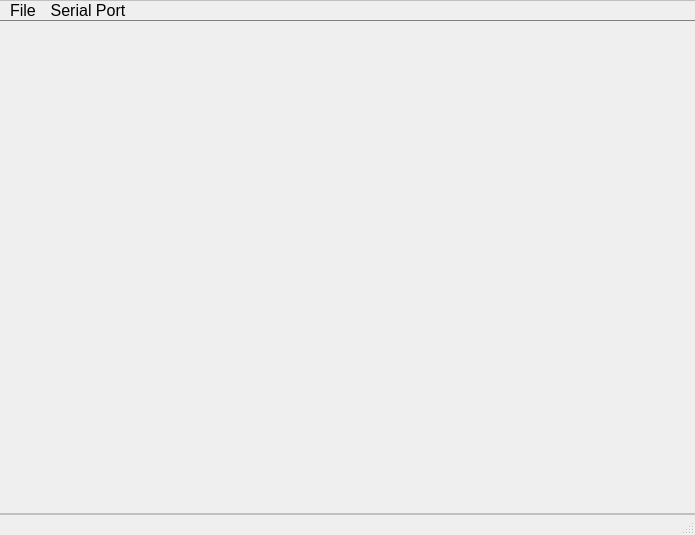
<?xml version="1.0" encoding="UTF-8"?>
<ui version="4.0">
 <class>MainWindow</class>
 <widget class="QMainWindow" name="MainWindow">
  <property name="geometry">
   <rect>
    <x>0</x>
    <y>0</y>
    <width>695</width>
    <height>535</height>
   </rect>
  </property>
  <property name="minimumSize">
   <size>
    <width>100</width>
    <height>100</height>
   </size>
  </property>
  <property name="windowTitle">
   <string>MainWindow</string>
  </property>
  <property name="styleSheet">
   <string notr="true">QMenuBar
 {
	background-color: qlineargradient(x1:0, y1:0, x2:0, y2:1,
                                         stop:0 #F7F7F7, stop:1 #E0E0E0);
	border-bottom: 1px outset grey;
	border-top: 1px outset grey;
	font-size: 16px;
}

QMenuBar::item
 {
	spacing: 3px;
	padding: 1px 4px;
	background: transparent;
	border-radius: 2px;
}

QMenuBar::item:selected 
{
	background: #A8A8A8;
}

QMenuBar::item:pressed
{
	background: #A8A8A8;
}

QMenu
{
	background-color: #D8D8D8;
	font-size: 16px;
}

QMenu::item
{
	padding: 2px 4px;
	background-color: #D8D8D8;
}

QMenu::item:selected
{
	background-color: #E0E0E0;
	padding: 2px 4px;
	border: 1px inset gray;
	border-radius: 2px;
	color: #000000;
}

QStatusBar
{
	border-top: 2px outset grey;
    background-color:qlineargradient(x1:0, y1:0, x2:0, y2:1,
                                         stop:0 #C7C7C7, stop:1 #E0E0E0);
}</string>
  </property>
  <widget class="QWidget" name="centralWidget"/>
  <widget class="QMenuBar" name="menuBar">
   <property name="geometry">
    <rect>
     <x>0</x>
     <y>0</y>
     <width>695</width>
     <height>24</height>
    </rect>
   </property>
   <widget class="QMenu" name="menuFile">
    <property name="title">
     <string>File</string>
    </property>
    <addaction name="actionSettings"/>
    <addaction name="actionDetect_System"/>
    <addaction name="separator"/>
    <addaction name="actionClose"/>
   </widget>
   <widget class="QMenu" name="menuCOM">
    <property name="title">
     <string>Serial Port</string>
    </property>
    <addaction name="actionConnect"/>
    <addaction name="actionDisconnect"/>
   </widget>
   <addaction name="menuFile"/>
   <addaction name="menuCOM"/>
  </widget>
  <widget class="QStatusBar" name="statusBar">
   <property name="enabled">
    <bool>true</bool>
   </property>
   <property name="sizePolicy">
    <sizepolicy hsizetype="Preferred" vsizetype="Preferred">
     <horstretch>0</horstretch>
     <verstretch>0</verstretch>
    </sizepolicy>
   </property>
   <property name="palette">
    <palette>
     <active>
      <colorrole role="WindowText">
       <brush brushstyle="SolidPattern">
        <color alpha="255">
         <red>0</red>
         <green>0</green>
         <blue>0</blue>
        </color>
       </brush>
      </colorrole>
      <colorrole role="Button">
       <brush brushstyle="LinearGradientPattern">
        <gradient startx="0.000000000000000" starty="0.000000000000000" endx="0.000000000000000" endy="1.000000000000000" type="LinearGradient" spread="PadSpread" coordinatemode="ObjectBoundingMode">
         <gradientstop position="0.000000000000000">
          <color alpha="255">
           <red>199</red>
           <green>199</green>
           <blue>199</blue>
          </color>
         </gradientstop>
         <gradientstop position="1.000000000000000">
          <color alpha="255">
           <red>224</red>
           <green>224</green>
           <blue>224</blue>
          </color>
         </gradientstop>
        </gradient>
       </brush>
      </colorrole>
      <colorrole role="Light">
       <brush brushstyle="SolidPattern">
        <color alpha="255">
         <red>255</red>
         <green>255</green>
         <blue>255</blue>
        </color>
       </brush>
      </colorrole>
      <colorrole role="Midlight">
       <brush brushstyle="SolidPattern">
        <color alpha="255">
         <red>227</red>
         <green>227</green>
         <blue>227</blue>
        </color>
       </brush>
      </colorrole>
      <colorrole role="Dark">
       <brush brushstyle="SolidPattern">
        <color alpha="255">
         <red>100</red>
         <green>100</green>
         <blue>100</blue>
        </color>
       </brush>
      </colorrole>
      <colorrole role="Mid">
       <brush brushstyle="SolidPattern">
        <color alpha="255">
         <red>133</red>
         <green>133</green>
         <blue>133</blue>
        </color>
       </brush>
      </colorrole>
      <colorrole role="Text">
       <brush brushstyle="SolidPattern">
        <color alpha="255">
         <red>0</red>
         <green>0</green>
         <blue>0</blue>
        </color>
       </brush>
      </colorrole>
      <colorrole role="BrightText">
       <brush brushstyle="SolidPattern">
        <color alpha="255">
         <red>255</red>
         <green>255</green>
         <blue>255</blue>
        </color>
       </brush>
      </colorrole>
      <colorrole role="ButtonText">
       <brush brushstyle="SolidPattern">
        <color alpha="255">
         <red>0</red>
         <green>0</green>
         <blue>0</blue>
        </color>
       </brush>
      </colorrole>
      <colorrole role="Base">
       <brush brushstyle="LinearGradientPattern">
        <gradient startx="0.000000000000000" starty="0.000000000000000" endx="0.000000000000000" endy="1.000000000000000" type="LinearGradient" spread="PadSpread" coordinatemode="ObjectBoundingMode">
         <gradientstop position="0.000000000000000">
          <color alpha="255">
           <red>199</red>
           <green>199</green>
           <blue>199</blue>
          </color>
         </gradientstop>
         <gradientstop position="1.000000000000000">
          <color alpha="255">
           <red>224</red>
           <green>224</green>
           <blue>224</blue>
          </color>
         </gradientstop>
        </gradient>
       </brush>
      </colorrole>
      <colorrole role="Window">
       <brush brushstyle="LinearGradientPattern">
        <gradient startx="0.000000000000000" starty="0.000000000000000" endx="0.000000000000000" endy="1.000000000000000" type="LinearGradient" spread="PadSpread" coordinatemode="ObjectBoundingMode">
         <gradientstop position="0.000000000000000">
          <color alpha="255">
           <red>199</red>
           <green>199</green>
           <blue>199</blue>
          </color>
         </gradientstop>
         <gradientstop position="1.000000000000000">
          <color alpha="255">
           <red>224</red>
           <green>224</green>
           <blue>224</blue>
          </color>
         </gradientstop>
        </gradient>
       </brush>
      </colorrole>
      <colorrole role="Shadow">
       <brush brushstyle="SolidPattern">
        <color alpha="255">
         <red>0</red>
         <green>0</green>
         <blue>0</blue>
        </color>
       </brush>
      </colorrole>
      <colorrole role="AlternateBase">
       <brush brushstyle="SolidPattern">
        <color alpha="255">
         <red>227</red>
         <green>227</green>
         <blue>227</blue>
        </color>
       </brush>
      </colorrole>
      <colorrole role="ToolTipBase">
       <brush brushstyle="SolidPattern">
        <color alpha="255">
         <red>255</red>
         <green>255</green>
         <blue>220</blue>
        </color>
       </brush>
      </colorrole>
      <colorrole role="ToolTipText">
       <brush brushstyle="SolidPattern">
        <color alpha="255">
         <red>0</red>
         <green>0</green>
         <blue>0</blue>
        </color>
       </brush>
      </colorrole>
     </active>
     <inactive>
      <colorrole role="WindowText">
       <brush brushstyle="SolidPattern">
        <color alpha="255">
         <red>0</red>
         <green>0</green>
         <blue>0</blue>
        </color>
       </brush>
      </colorrole>
      <colorrole role="Button">
       <brush brushstyle="LinearGradientPattern">
        <gradient startx="0.000000000000000" starty="0.000000000000000" endx="0.000000000000000" endy="1.000000000000000" type="LinearGradient" spread="PadSpread" coordinatemode="ObjectBoundingMode">
         <gradientstop position="0.000000000000000">
          <color alpha="255">
           <red>199</red>
           <green>199</green>
           <blue>199</blue>
          </color>
         </gradientstop>
         <gradientstop position="1.000000000000000">
          <color alpha="255">
           <red>224</red>
           <green>224</green>
           <blue>224</blue>
          </color>
         </gradientstop>
        </gradient>
       </brush>
      </colorrole>
      <colorrole role="Light">
       <brush brushstyle="SolidPattern">
        <color alpha="255">
         <red>255</red>
         <green>255</green>
         <blue>255</blue>
        </color>
       </brush>
      </colorrole>
      <colorrole role="Midlight">
       <brush brushstyle="SolidPattern">
        <color alpha="255">
         <red>227</red>
         <green>227</green>
         <blue>227</blue>
        </color>
       </brush>
      </colorrole>
      <colorrole role="Dark">
       <brush brushstyle="SolidPattern">
        <color alpha="255">
         <red>100</red>
         <green>100</green>
         <blue>100</blue>
        </color>
       </brush>
      </colorrole>
      <colorrole role="Mid">
       <brush brushstyle="SolidPattern">
        <color alpha="255">
         <red>133</red>
         <green>133</green>
         <blue>133</blue>
        </color>
       </brush>
      </colorrole>
      <colorrole role="Text">
       <brush brushstyle="SolidPattern">
        <color alpha="255">
         <red>0</red>
         <green>0</green>
         <blue>0</blue>
        </color>
       </brush>
      </colorrole>
      <colorrole role="BrightText">
       <brush brushstyle="SolidPattern">
        <color alpha="255">
         <red>255</red>
         <green>255</green>
         <blue>255</blue>
        </color>
       </brush>
      </colorrole>
      <colorrole role="ButtonText">
       <brush brushstyle="SolidPattern">
        <color alpha="255">
         <red>0</red>
         <green>0</green>
         <blue>0</blue>
        </color>
       </brush>
      </colorrole>
      <colorrole role="Base">
       <brush brushstyle="LinearGradientPattern">
        <gradient startx="0.000000000000000" starty="0.000000000000000" endx="0.000000000000000" endy="1.000000000000000" type="LinearGradient" spread="PadSpread" coordinatemode="ObjectBoundingMode">
         <gradientstop position="0.000000000000000">
          <color alpha="255">
           <red>199</red>
           <green>199</green>
           <blue>199</blue>
          </color>
         </gradientstop>
         <gradientstop position="1.000000000000000">
          <color alpha="255">
           <red>224</red>
           <green>224</green>
           <blue>224</blue>
          </color>
         </gradientstop>
        </gradient>
       </brush>
      </colorrole>
      <colorrole role="Window">
       <brush brushstyle="LinearGradientPattern">
        <gradient startx="0.000000000000000" starty="0.000000000000000" endx="0.000000000000000" endy="1.000000000000000" type="LinearGradient" spread="PadSpread" coordinatemode="ObjectBoundingMode">
         <gradientstop position="0.000000000000000">
          <color alpha="255">
           <red>199</red>
           <green>199</green>
           <blue>199</blue>
          </color>
         </gradientstop>
         <gradientstop position="1.000000000000000">
          <color alpha="255">
           <red>224</red>
           <green>224</green>
           <blue>224</blue>
          </color>
         </gradientstop>
        </gradient>
       </brush>
      </colorrole>
      <colorrole role="Shadow">
       <brush brushstyle="SolidPattern">
        <color alpha="255">
         <red>0</red>
         <green>0</green>
         <blue>0</blue>
        </color>
       </brush>
      </colorrole>
      <colorrole role="AlternateBase">
       <brush brushstyle="SolidPattern">
        <color alpha="255">
         <red>227</red>
         <green>227</green>
         <blue>227</blue>
        </color>
       </brush>
      </colorrole>
      <colorrole role="ToolTipBase">
       <brush brushstyle="SolidPattern">
        <color alpha="255">
         <red>255</red>
         <green>255</green>
         <blue>220</blue>
        </color>
       </brush>
      </colorrole>
      <colorrole role="ToolTipText">
       <brush brushstyle="SolidPattern">
        <color alpha="255">
         <red>0</red>
         <green>0</green>
         <blue>0</blue>
        </color>
       </brush>
      </colorrole>
     </inactive>
     <disabled>
      <colorrole role="WindowText">
       <brush brushstyle="SolidPattern">
        <color alpha="255">
         <red>100</red>
         <green>100</green>
         <blue>100</blue>
        </color>
       </brush>
      </colorrole>
      <colorrole role="Button">
       <brush brushstyle="LinearGradientPattern">
        <gradient startx="0.000000000000000" starty="0.000000000000000" endx="0.000000000000000" endy="1.000000000000000" type="LinearGradient" spread="PadSpread" coordinatemode="ObjectBoundingMode">
         <gradientstop position="0.000000000000000">
          <color alpha="255">
           <red>199</red>
           <green>199</green>
           <blue>199</blue>
          </color>
         </gradientstop>
         <gradientstop position="1.000000000000000">
          <color alpha="255">
           <red>224</red>
           <green>224</green>
           <blue>224</blue>
          </color>
         </gradientstop>
        </gradient>
       </brush>
      </colorrole>
      <colorrole role="Light">
       <brush brushstyle="SolidPattern">
        <color alpha="255">
         <red>255</red>
         <green>255</green>
         <blue>255</blue>
        </color>
       </brush>
      </colorrole>
      <colorrole role="Midlight">
       <brush brushstyle="SolidPattern">
        <color alpha="255">
         <red>227</red>
         <green>227</green>
         <blue>227</blue>
        </color>
       </brush>
      </colorrole>
      <colorrole role="Dark">
       <brush brushstyle="SolidPattern">
        <color alpha="255">
         <red>100</red>
         <green>100</green>
         <blue>100</blue>
        </color>
       </brush>
      </colorrole>
      <colorrole role="Mid">
       <brush brushstyle="SolidPattern">
        <color alpha="255">
         <red>133</red>
         <green>133</green>
         <blue>133</blue>
        </color>
       </brush>
      </colorrole>
      <colorrole role="Text">
       <brush brushstyle="SolidPattern">
        <color alpha="255">
         <red>100</red>
         <green>100</green>
         <blue>100</blue>
        </color>
       </brush>
      </colorrole>
      <colorrole role="BrightText">
       <brush brushstyle="SolidPattern">
        <color alpha="255">
         <red>255</red>
         <green>255</green>
         <blue>255</blue>
        </color>
       </brush>
      </colorrole>
      <colorrole role="ButtonText">
       <brush brushstyle="SolidPattern">
        <color alpha="255">
         <red>100</red>
         <green>100</green>
         <blue>100</blue>
        </color>
       </brush>
      </colorrole>
      <colorrole role="Base">
       <brush brushstyle="LinearGradientPattern">
        <gradient startx="0.000000000000000" starty="0.000000000000000" endx="0.000000000000000" endy="1.000000000000000" type="LinearGradient" spread="PadSpread" coordinatemode="ObjectBoundingMode">
         <gradientstop position="0.000000000000000">
          <color alpha="255">
           <red>199</red>
           <green>199</green>
           <blue>199</blue>
          </color>
         </gradientstop>
         <gradientstop position="1.000000000000000">
          <color alpha="255">
           <red>224</red>
           <green>224</green>
           <blue>224</blue>
          </color>
         </gradientstop>
        </gradient>
       </brush>
      </colorrole>
      <colorrole role="Window">
       <brush brushstyle="LinearGradientPattern">
        <gradient startx="0.000000000000000" starty="0.000000000000000" endx="0.000000000000000" endy="1.000000000000000" type="LinearGradient" spread="PadSpread" coordinatemode="ObjectBoundingMode">
         <gradientstop position="0.000000000000000">
          <color alpha="255">
           <red>199</red>
           <green>199</green>
           <blue>199</blue>
          </color>
         </gradientstop>
         <gradientstop position="1.000000000000000">
          <color alpha="255">
           <red>224</red>
           <green>224</green>
           <blue>224</blue>
          </color>
         </gradientstop>
        </gradient>
       </brush>
      </colorrole>
      <colorrole role="Shadow">
       <brush brushstyle="SolidPattern">
        <color alpha="255">
         <red>0</red>
         <green>0</green>
         <blue>0</blue>
        </color>
       </brush>
      </colorrole>
      <colorrole role="AlternateBase">
       <brush brushstyle="SolidPattern">
        <color alpha="255">
         <red>200</red>
         <green>200</green>
         <blue>200</blue>
        </color>
       </brush>
      </colorrole>
      <colorrole role="ToolTipBase">
       <brush brushstyle="SolidPattern">
        <color alpha="255">
         <red>255</red>
         <green>255</green>
         <blue>220</blue>
        </color>
       </brush>
      </colorrole>
      <colorrole role="ToolTipText">
       <brush brushstyle="SolidPattern">
        <color alpha="255">
         <red>0</red>
         <green>0</green>
         <blue>0</blue>
        </color>
       </brush>
      </colorrole>
     </disabled>
    </palette>
   </property>
   <property name="layoutDirection">
    <enum>Qt::LeftToRight</enum>
   </property>
   <property name="autoFillBackground">
    <bool>false</bool>
   </property>
   <property name="sizeGripEnabled">
    <bool>true</bool>
   </property>
  </widget>
  <action name="actionSettings">
   <property name="text">
    <string>Settings</string>
   </property>
   <property name="toolTip">
    <string>Settings</string>
   </property>
   <property name="shortcut">
    <string>Ctrl+S</string>
   </property>
  </action>
  <action name="actionDetect_System">
   <property name="text">
    <string>Detect System</string>
   </property>
   <property name="shortcut">
    <string>Ctrl+D</string>
   </property>
  </action>
  <action name="actionClose">
   <property name="text">
    <string>Close</string>
   </property>
   <property name="shortcut">
    <string>Ctrl+C</string>
   </property>
  </action>
  <action name="actionConnect">
   <property name="text">
    <string>Connect</string>
   </property>
  </action>
  <action name="actionDisconnect">
   <property name="text">
    <string>Disconnect</string>
   </property>
  </action>
 </widget>
 <layoutdefault spacing="6" margin="11"/>
 <resources/>
 <connections/>
</ui>
